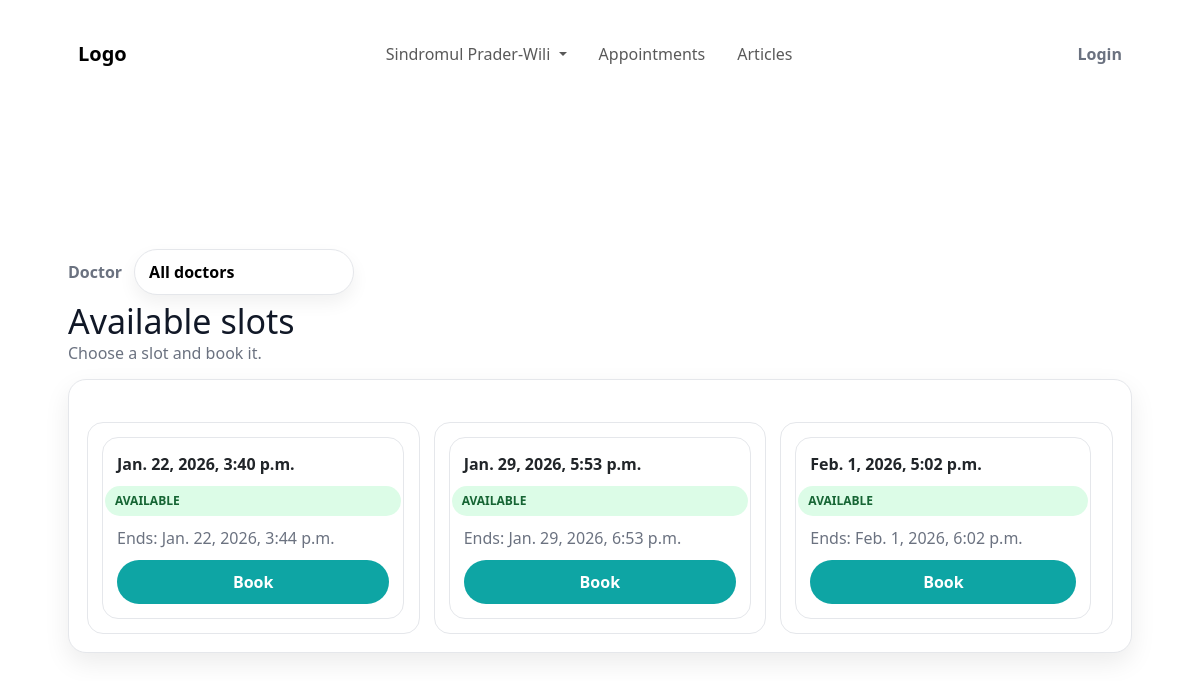
/appointments/slots/, run on an earlier commit of the app's database.
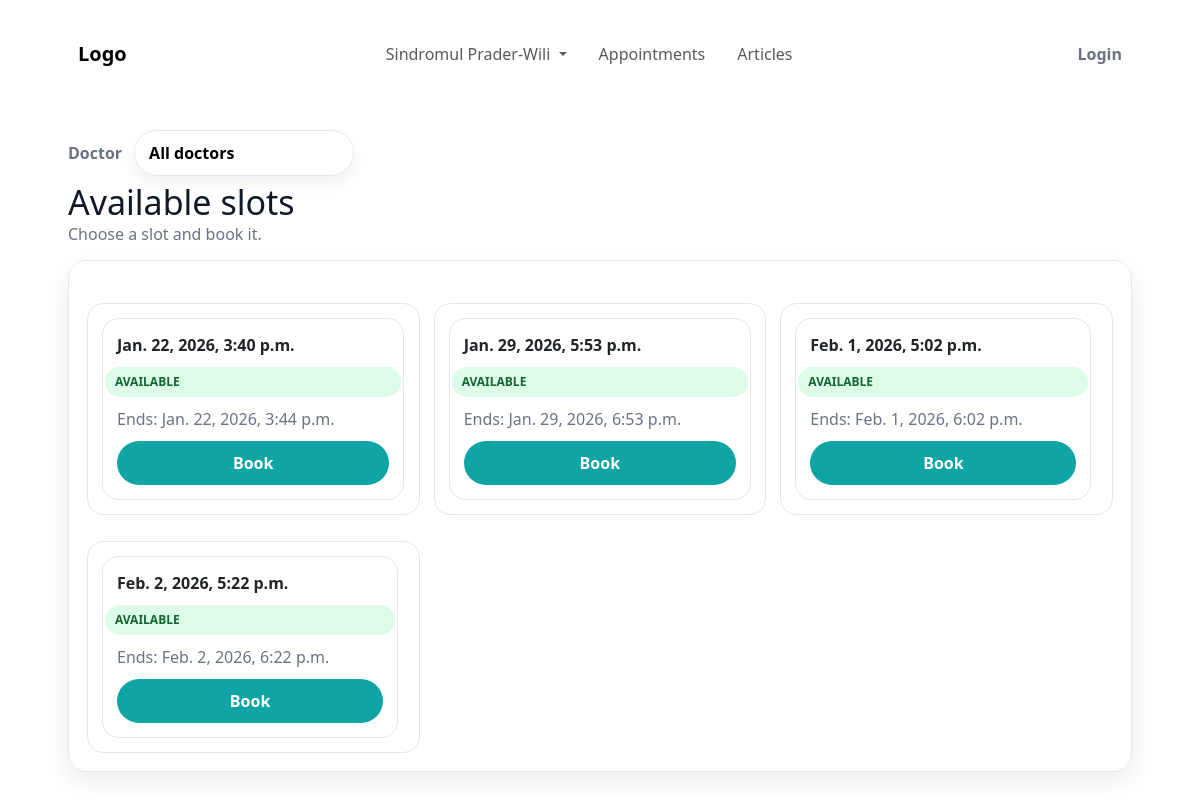
And on a later commit of the database.
### appointments/models.py (models this page shows, shortened)
class AppointmentSlot(models.Model):
    STATUS_CHOICES = [
        ("available", "Available"),
        ("booked", "Booked"),
        ("cancelled", "Cancelled"),
    ]
    doctor = models.ForeignKey(User, on_delete=models.CASCADE, related_name="slots")
    start_time = models.DateTimeField()
    end_time = models.DateTimeField()
    status = models.CharField(max_length=20, choices=STATUS_CHOICES, default="available")
    class Meta:
        indexes = [
            models.Index(fields=["doctor", "start_time", "status"]),
        ]

### appointments/views.py (the view)
# urls.py: path("slots/", views.available_slots, name="available_slots"),
def available_slots(request):
    booked_exists = Appointment.objects.filter(
        slot_id=OuterRef("pk"),
        status="booked",
    )
    qs = (
        AppointmentSlot.objects
        .filter(status="available", start_time__gte=timezone.now())
        .annotate(has_appt=Exists(booked_exists))
        .filter(has_appt=False)
        .select_related("doctor")
        .order_by("start_time")
    )
    doctors = User.objects.filter(is_staff=True).order_by("username")
    doctor_id = request.GET.get("doctor")
    if doctor_id:
        qs = qs.filter(doctor_id=doctor_id)
    slots = qs[:200]  # ✅ slice at the end
    return render(
        request,
        "appointments/available_slots.html",
        {"slots": slots, "doctors": doctors, "selected_doctor": doctor_id},
    )

### appointments/templates/appointments/available_slots.html (shortened to what this page needs)
{% load static %}
<!doctype html>
<html lang="en">
<head>
<link rel="stylesheet" href="{% static 'css/style.css' %}">
  <link rel="stylesheet" href="https://cdn.jsdelivr.net/npm/bootstrap@5.3.3/dist/css/bootstrap.min.css">
</head>
<body>
  {% include "index/navbar.html" %}
  <main class="container">
    <form class="filters" method="get">
  <label class="filter-label" for="doctor">Doctor</label>
  <select id="doctor" name="doctor" class="select" onchange="this.form.submit()">
    <option value="">All doctors</option>
  </select>
</form>
    <div class="top">
      <div>
        <h1>Available slots</h1>
        <div class="muted">Choose a slot and book it.</div>
      </div>
    </div>
    <div class="card">
      {% if slots %}
        <div class="grid">
          {% for s in slots %}
            <div class="slot">
              <div class="slot-inner">
                <div class="row">
                  <strong>{{ s.start_time }}</strong>
                  <span class="pill">AVAILABLE</span>
                </div>
                <div class="muted">Ends: {{ s.end_time }}</div>
                    <a class="btn" href="{% url 'appointments:book_slot' s.id %}">Book</a>
              </div>
            </div>
          {% endfor %}
        </div>
      {% else %}
        <p class="muted">No slots available.</p>
      {% endif %}
    </div>
  </main>
</body>
</html>

What changed in the data, as far as the page shows it:
now on this page (row edited): AppointmentSlot: start_time "Feb. 2, 2026, 5:22 p.m.", end_time "Feb. 2, 2026, 6:22 p.m."
